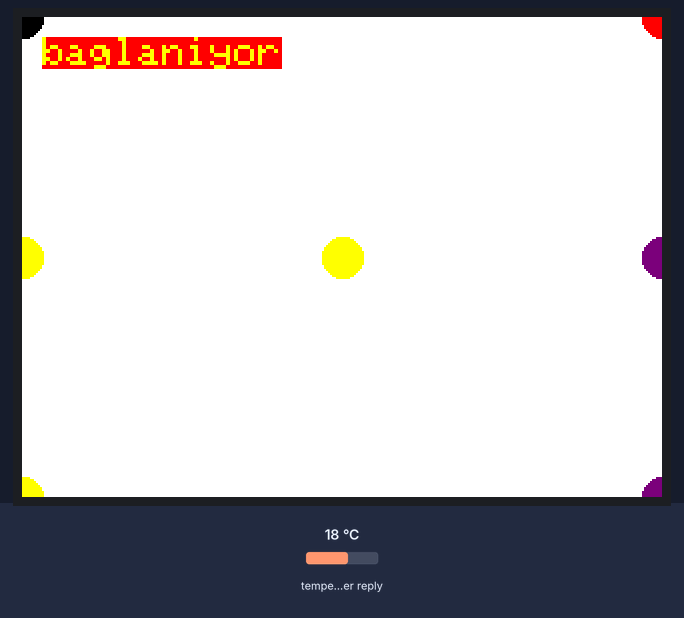
Recording of a sketch running on a simulated ESP8266 (Wemos D1 mini). Shown: 320×240 colour display. Inputs (shaded band) come from the test bench; at power-on: temperature in the weather reply 18 °C. WiFi joins after 1.5 s; servers stay silent unless stated; network time is answered at once with the bench clock; the local clock reads 2024-03-15 10:24:30 at power-on unless the sketch sets it; web services answer with replies made up by the test bench; what the sketch prints to the serial monitor is not drawn.

Above: at 0.3 s.
At 2.3 s:
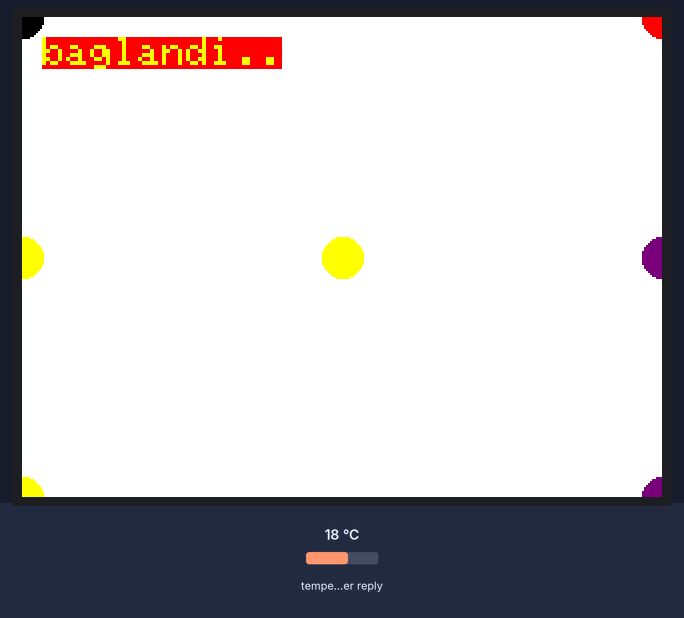
At 8.3 s:
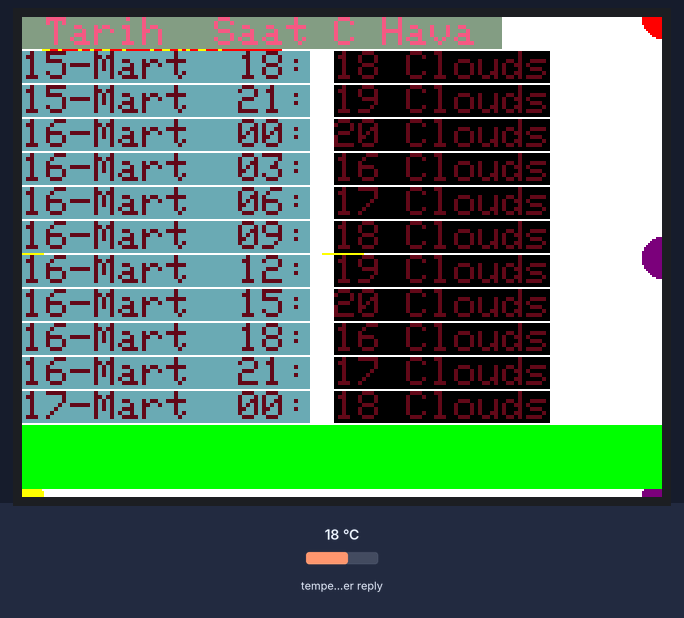

Measured:
- what the display in image 1 shows lasts 6.1 s, from 2.2 s to 8.3 s

The sketch:

2019-12-11-0806_esp8266_webclient_http_request_weather_json.ino
```cpp
#include <SPI.h>
#include <Adafruit_GFX.h>
#include <Adafruit_ILI9341.h>
#include <ESP8266WiFi.h>
#include <WiFiClient.h>
#include <ESP8266HTTPClient.h>
#include <ArduinoJson.h>
#include <TimeLib.h>
#include <NTPClient.h>
#include <WiFiUdp.h>
//#include <Fonts/FreeSerif9pt7b.h>


#define TFT_CS D0  //for D1 mini or TFT I2C Connector Shield (V1.1.0 or later)
#define TFT_DC D8  //for D1 mini or TFT I2C Connector Shield (V1.1.0 or later)
#define TFT_RST -1 //for D1 mini or TFT I2C Connector Shield (V1.1.0 or later)
#define TS_CS D3   //for D1 mini or TFT I2C Connector Shield (V1.1.0 or later)

Adafruit_ILI9341 tft = Adafruit_ILI9341(TFT_CS, TFT_DC, TFT_RST);
////////////////////////////////////////
int n=0;
String a;
String b;
String c;
String d;
String f;
#define LINECOLOR1 0xEBD5
#define mavi1 0x21CE
#define mavi2 0x2AB6
#define mavi3 0x3319
#define mavi4 0x43DF
#define sari1 0xDF88
int renk;
int sicaklik;
int i = 0;
///////////////////////////////
const char* ssid = "GM 9 Pro";
const char* password = "asdf12345678";
DynamicJsonDocument doc(16000);

String payload;
/////////////////////////////////////////
time_t t2=0;
time_t t3=0;
char *ay[]={"","Ocak ","Subat","Mart ","Nisan","Mayis","Hazrn","Temmz","Agsts","Eylul","Ekim ","Kasim","Aralk"};
char* gun[]={"","Pzar","Pzrt","Sali","Crsm","Prsm","Cuma","Cmrt"};
//char* gun[]={"","Pazar","Pazartesi","Sali","Carsamba","Persembe","Cuma","Cumartesi"};
WiFiUDP ntpUDP;
NTPClient timeClient(ntpUDP);
void setup()
{
  Serial.begin(115200);
  timeClient.begin();
  Serial.println("ILI9341 Test!");
  tft.begin();
  tft.setRotation(1);
  //tft.setFont(&FreeSerif9pt7b);
  tft.setTextWrap(false);//yenibilgi2019-12-11:
  tft.setTextColor(ILI9341_YELLOW, ILI9341_RED); tft.setTextSize(2);
  tft.fillRect(0,0, 320,120, ILI9341_WHITE);
  tft.fillRect(0,120,320,240, ILI9341_WHITE);
  tft.fillCircle(0,0,10,ILI9341_BLACK);tft.fillCircle(320,0,10,ILI9341_RED);
  tft.fillCircle(0,240,10,ILI9341_YELLOW);tft.fillCircle(320,240,10,ILI9341_PURPLE);
  tft.fillCircle(0,120,10,ILI9341_YELLOW);tft.fillCircle(320,120,10,ILI9341_PURPLE);
  tft.fillCircle(160,120,10,ILI9341_YELLOW);
WiFi.begin(ssid, password);
while (WiFi.status() != WL_CONNECTED) {
Serial.print("Connecting..");
tft.setCursor(10, 10);tft.print("baglaniyor");
delay(1000);
}
tft.setCursor(10, 10);tft.println("baglandi..");
delay(1000);

}
// datazaman ve datazaman1 bibirinin opsiyonu
int datazaman(int i){//yeni bilgi int tipi fonksiyon da return asagidaki gibi olabiliyor
  char zamantext[15];
  serializeJson(doc["list"][i]["dt_txt"], zamantext);//datazaman json dan zamanı butun text olarak aliyor
  tft.setTextColor(0x6043,0x6d56);
  return tft.print(zamantext);
 }

int datazaman1(int i){//yeni bilgi int tipi fonksiyon da return asagidaki gibi olabiliyor
  String zaman;
  time_t t1=0;
  String text1="";
  serializeJson(doc["list"][i]["dt"], zaman);//datazaman1 json dan zamanı saniye formatinda aliyor
  t1=zaman.toInt();
  tft.setTextColor(0x6043,0x6d56);
  text1=String(day(t1))+ String("-")+ay[month(t1)]+ String(" ");
  if (hour(t1) < 10)text1=text1+String("0");
  text1=text1+String(hour(t1))+ String(":");
  return tft.print(text1);
 }

int datasicaklik(int i){//yenibilgi int tipi fonksiyon da return asagidaki gibi olabiliyor
  String b="";
  String c="";
  String d="";
  serializeJson(doc["list"][i]["main"]["temp"], b);
  serializeJson(doc["list"][i]["weather"][0]["main"], c);
  int sicaklik=b.toInt();
  int renkq;
  if (   8>sicaklik && 0 <sicaklik){renkq=0xdec3;Serial.println("a1");}
  if (   0>=sicaklik && -2 <sicaklik){renkq=0x6c56;Serial.println("a2");}
  if (  -2>=sicaklik && -4 <sicaklik){renkq=0x6cf6;Serial.println("a3");}
  if (  -4>=sicaklik && -6 <sicaklik){renkq=0x6d56;Serial.println("a4");}
  c.replace("\"","");//yenibilgi2019-12 : https://stackoverflow.com/questions/32414079/android-how-to-remove-character-from-string
  tft.setTextColor(0x6043,renkq);
  d= String(sicaklik)+" "+c;
  return tft.print(d);
 }
//yenibilgi https://chrishewett.com/blog/true-rgb565-colour-picker/

void loop()
{
if ((WiFi.status() == WL_CONNECTED)&& n==0) { //Check WiFi connection status

HTTPClient http;  //Declare an object of class HTTPClient

http.begin("http://api.openweathermap.org/data/2.5/forecast?lat=39.966477&lon=32.879326&APPID=3d183cadc635fb5328f1eb40606ae0df&units=metric");  //Specify request destination
int httpCode = http.GET();                                                                  //Send the request

if (httpCode > 0) { //Check the returning code

String aa = http.getString();   //Get the request response payload
timeClient.update();
Serial.println(" ");
Serial.println(aa);
Serial.println("*********************************");
deserializeJson(doc,aa);//Print the response payload

serializeJson(doc["list"][20]["dt"], a);
serializeJson(doc["list"][0]["main"]["temp"], b);

Serial.print("a=>");Serial.println(a);
//Serial.print("b=>");Serial.println(b);


timeClient.setTimeOffset(3600+3600+3600);
t2 = timeClient.getEpochTime();
setTime(t2);
t3=now();


}

http.end();   //Close connection
n=n+1;
}


int satiraralik=17;
tft.setTextSize(2);//yenibilgi https://forum.arduino.cc/index.php?topic=364055.0
//tft.setCursor(10,10);if (hour(t1) < 10)tft.print("0");tft.print(hour(t1));tft.print(":00,");tft.print(gun[weekday(t1)]);tft.print(": ");tft.setTextSize(4);if (sicaklik >= 0)tft.print("+");tft.print(sicaklik);tft.print(" C");tft.print(char(167));tft.print(" ");
tft.setCursor(0,0);tft.setTextColor(0xf2d0,0x84f0);tft.print(" Tarih  Saat C Hava ");
tft.setCursor(0,satiraralik*1);datazaman1(2);tft.setTextColor(0x6043,0xffff);tft.print(" ");datasicaklik(2);
tft.setCursor(0,satiraralik*2);datazaman1(3);tft.setTextColor(0x6043,0xffff);tft.print(" ");datasicaklik(3);
tft.setCursor(0,satiraralik*3);datazaman1(4);tft.setTextColor(0x6043,0xffff);tft.print(" ");datasicaklik(4);
tft.setCursor(0,satiraralik*4);datazaman1(5);tft.setTextColor(0x6043,0xffff);tft.print(" ");datasicaklik(5);
tft.setCursor(0,satiraralik*5);datazaman1(6);tft.setTextColor(0x6043,0xffff);tft.print(" ");datasicaklik(6);
tft.setCursor(0,satiraralik*6);datazaman1(7);tft.setTextColor(0x6043,0xffff);tft.print(" ");datasicaklik(7);
tft.setCursor(0,satiraralik*7);datazaman1(8);tft.setTextColor(0x6043,0xffff);tft.print(" ");datasicaklik(8);
tft.setCursor(0,satiraralik*8);datazaman1(9);tft.setTextColor(0x6043,0xffff);tft.print(" ");datasicaklik(9);
tft.setCursor(0,satiraralik*9);datazaman1(10);tft.setTextColor(0x6043,0xffff);tft.print(" ");datasicaklik(10);
tft.setCursor(0,satiraralik*10);datazaman1(11);tft.setTextColor(0x6043,0xffff);tft.print(" ");datasicaklik(11);
tft.setCursor(0,satiraralik*11);datazaman1(12);tft.setTextColor(0x6043,0xffff);tft.print(" ");datasicaklik(12);

//tft.setCursor(10,10);tft.print("");tft.print(gun[weekday(t1)]);tft.print("    ");
//tft.setCursor(180,10);if (hour(t1) < 10)tft.print("0");tft.print(hour(t1));tft.print(":00");

t2=now();
tft.setTextColor(ILI9341_BLACK, ILI9341_GREEN); tft.setTextSize(4);
for (int k=-230;k <=240;k++){
tft.setCursor(k,satiraralik*12);tft.print(" SAAT ");if (hour(t2) < 10)tft.print("0");tft.print(hour(t2));tft.print(":");if (minute(t2) < 10)tft.print("0");tft.print(minute(t2));
}
tft.setTextColor(ILI9341_BLACK, ILI9341_GREEN);
tft.setCursor(0,satiraralik*12);tft.print("              ");
}
```
